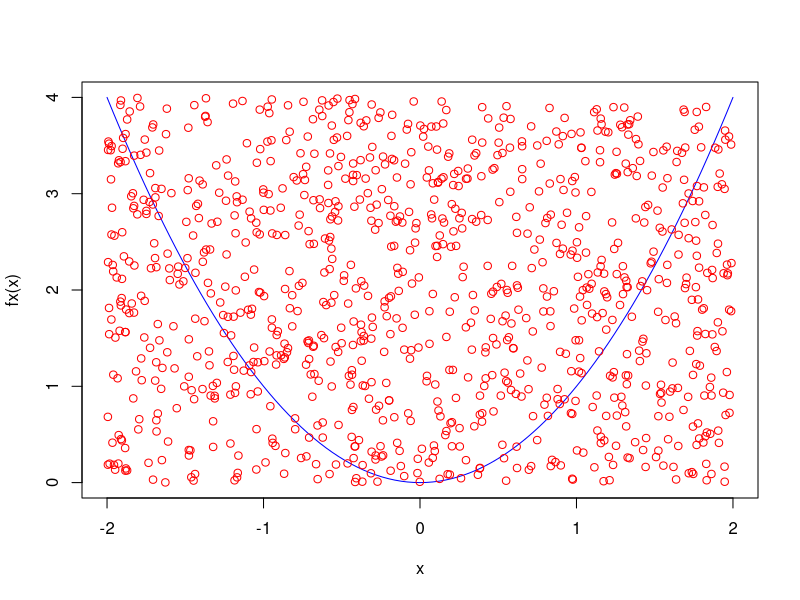

The R source for this figure:
fx = function(x) {
  result = x^2
  return (result)
}

curve(fx, -2, 2, col = 'blue')
integrate(fx, -2, 2)
x1 = -2
x2 = 2
y1 = 0
y2 = 4

X = runif(1000, x1, x2)
Y = runif(1000, y1, y2)
points(X, Y, col = 'red')

temp = sum(Y < fx(X))/2
temp
